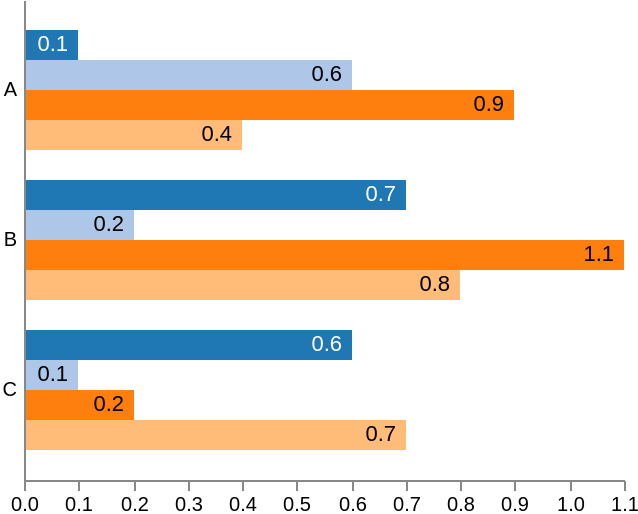

The specification (Vega-Lite) saved for this image:
### Vega specification from a JSON file in a GitHub repository (floating-point values rounded to 4 significant figures)
{"$schema": "https://vega.github.io/schema/vega/v5.json", "width": 300, "height": 240, "data": [{"name": "table", "values": [{"category": "A", "position": 0, "value": 0.1}, {"category": "A", "position": 1, "value": 0.6}, {"category": "A", "position": 2, "value": 0.9}, {"category": "A", "position": 3, "value": 0.4}, {"category": "B", "position": 0, "value": 0.7}, {"category": "B", "position": 1, "value": 0.2}, {"category": "B", "position": 2, "value": 1.1}, {"category": "B", "position": 3, "value": 0.8}, {"category": "C", "position": 0, "value": 0.6}, {"category": "C", "position": 1, "value": 0.1}, {"category": "C", "position": 2, "value": 0.2}, {"category": "C", "position": 3, "value": 0.7}]}], "scales": [{"name": "yscale", "type": "band", "domain": {"data": "table", "field": "category"}, "range": "height", "padding": 0.2}, {"name": "xscale", "type": "linear", "domain": {"data": "table", "field": "value"}, "range": "width", "round": true, "zero": true, "nice": true}, {"name": "color", "type": "ordinal", "domain": {"data": "table", "field": "position"}, "range": {"scheme": "category20"}}], "axes": [{"orient": "left", "scale": "yscale", "ticks": false, "labelPadding": 4, "zindex": 1}, {"orient": "bottom", "scale": "xscale"}], "marks": [{"type": "group", "from": {"facet": {"data": "table", "name": "facet", "groupby": "category"}}, "encode": {"enter": {"y": {"scale": "yscale", "field": "category"}}}, "signals": [{"name": "height", "update": "bandwidth('yscale')"}], "scales": [{"name": "pos", "type": "band", "range": "height", "domain": {"data": "facet", "field": "position"}}], "marks": [{"name": "bars", "from": {"data": "facet"}, "type": "rect", "encode": {"enter": {"y": {"scale": "pos", "field": "position"}, "height": {"scale": "pos", "band": 1}, "x": {"scale": "xscale", "field": "value"}, "x2": {"scale": "xscale", "value": 0}, "fill": {"scale": "color", "field": "position"}}}}, {"type": "text", "from": {"data": "bars"}, "encode": {"enter": {"x": {"field": "x2", "offset": -5}, "y": {"field": "y", "offset": {"field": "height", "mult": 0.5}}, "fill": [{"test": "contrast('white', datum.fill) > contrast('black', datum.fill)", "value": "white"}, {"value": "black"}], "align": {"value": "right"}, "baseline": {"value": "middle"}, "text": {"field": "datum.value"}}}}]}]}
